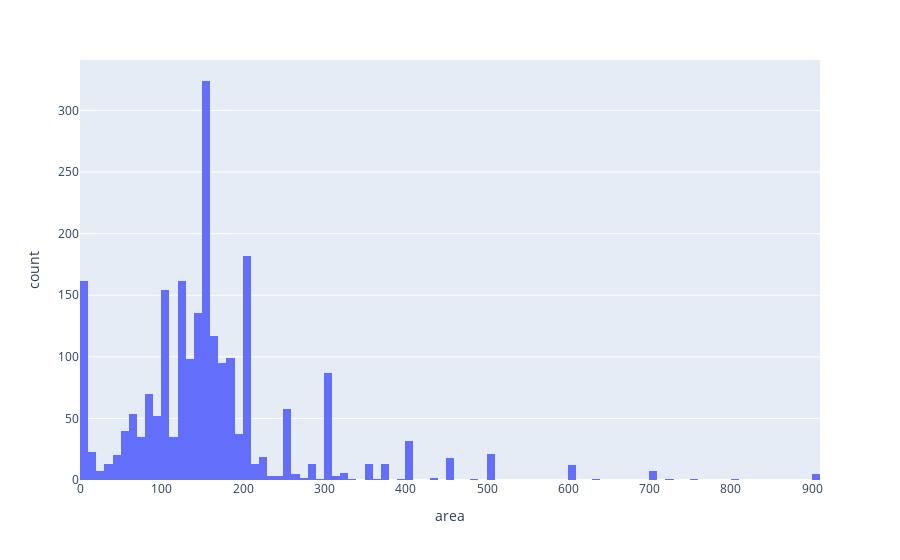

The code cell stored with this chart in its notebook:
### Code cell
fig = px.histogram(offMarket, x="area"  )
fig.show()

### Figure 1 — Plotly figure (JSON) as saved in the notebook; plotly's stock layout.template omitted (floating-point values rounded to 4 significant figures; data arrays with more than 128 entries replaced by an {"elided": "..."} marker saying what was removed)
{"data": [{"alignmentgroup": "True", "bingroup": "x", "hovertemplate": "area=%{x}<br>count=%{y}<extra></extra>", "legendgroup": "", "marker": {"color": "#636efa", "pattern": {"shape": ""}}, "name": "", "offsetgroup": "", "orientation": "v", "showlegend": false, "type": "histogram", "x": {"elided": "2259 int values"}, "xaxis": "x", "yaxis": "y"}], "layout": {"barmode": "relative", "legend": {"tracegroupgap": 0}, "margin": {"t": 60}, "xaxis": {"anchor": "y", "domain": [0, 1], "title": {"text": "area"}}, "yaxis": {"anchor": "x", "domain": [0, 1], "title": {"text": "count"}}}}
